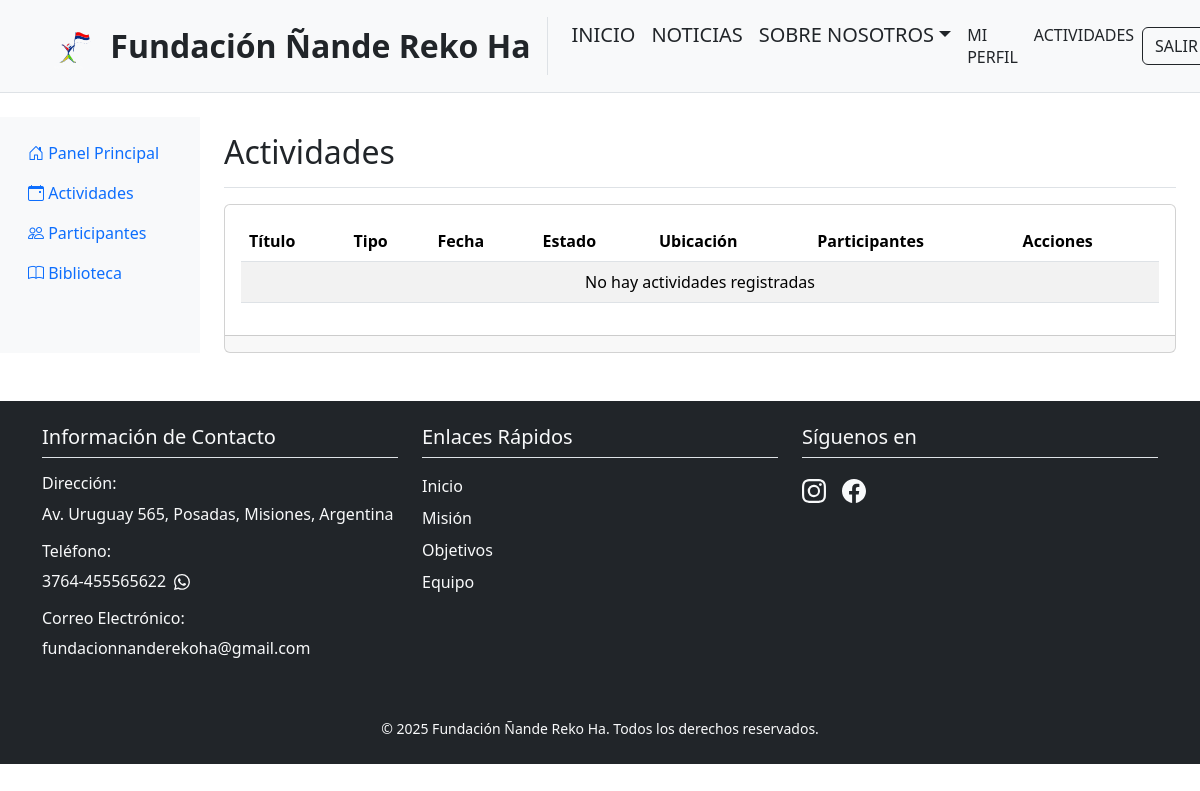
The page /dashboard/actividades/ (signed in) on the database as committed earlier.
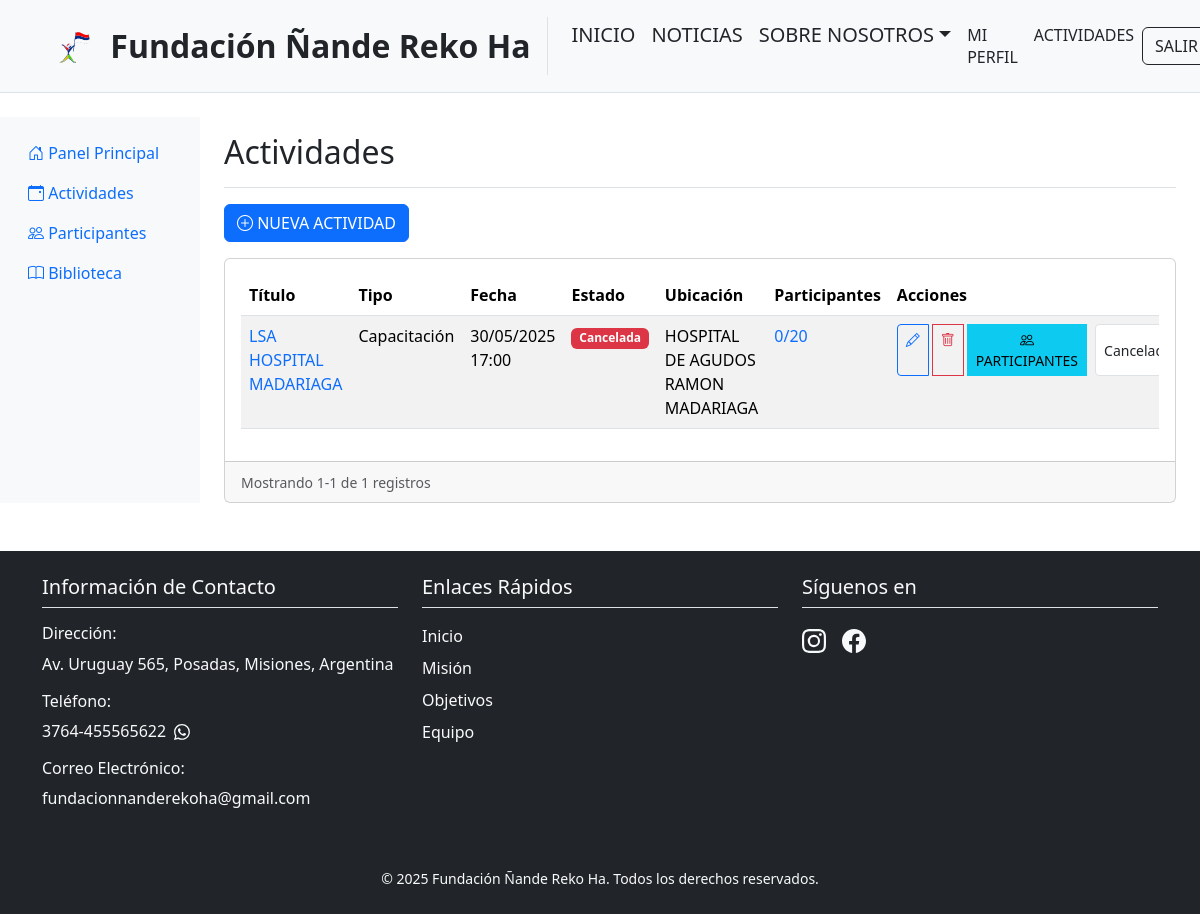
The same page on the database as committed later.
### dashboard/models.py (models this page shows, shortened)
class Activity(models.Model):
    ACTIVITY_TYPES = [
        ('CAPACITACION', 'Capacitación'),
        ('EVENTO', 'Evento'),
        ('REUNION', 'Reunión'),
        ('TALLER', 'Taller'),
    ]
    STATUS_CHOICES = [
        ('PROGRAMADA', 'Programada'),
        ('EN_CURSO', 'En Curso'),
        ('COMPLETADA', 'Completada'),
        ('CANCELADA', 'Cancelada'),
    ]
    title = models.CharField('Título', max_length=200)
    description = models.TextField('Descripción')
    activity_type = models.CharField('Tipo de Actividad', max_length=20, choices=ACTIVITY_TYPES)
    date = models.DateTimeField('Fecha y Hora')
    location = models.CharField('Ubicación', max_length=200)
    capacity = models.PositiveIntegerField('Capacidad', null=True, blank=True)
    status = models.CharField('Estado', max_length=20, choices=STATUS_CHOICES, default='PROGRAMADA')
    created_at = models.DateTimeField('Fecha de Creación', auto_now_add=True)
    updated_at = models.DateTimeField('Última Actualización', auto_now=True)
    created_by = models.ForeignKey(
        User,
        on_delete=models.SET_NULL,
        null=True,
        related_name='activities_created'
    )
    attendance_managers = models.ManyToManyField(
        User,
        related_name='managed_activities',
        verbose_name='Gestores de Asistencia',
        blank=True
    )
    class Meta:
        verbose_name = 'Actividad'
        verbose_name_plural = 'Actividades'
        ordering = ['-date']
    def is_open_for_enrollment(self):
        return self.status in ['PROGRAMADA', 'EN_CURSO']

### dashboard/views.py (the view)
# urls.py: path('actividades/', views.activity_list, name='activity-list'),
@login_required
def activity_list(request):
    activity_list = Activity.objects.all().order_by('-date')
    paginator = Paginator(activity_list, 10)  # 10 actividades por página
    page = request.GET.get('page')
    try:
        activities = paginator.page(page)
    except PageNotAnInteger:
        activities = paginator.page(1)
    except EmptyPage:
        activities = paginator.page(paginator.num_pages)
    user_activities = set(
        Participant.objects.filter(user=request.user)
        .values_list('activity_id', flat=True)
    )
    return render(request, 'dashboard/activity_list.html', {
        'activities': activities,
        'page_obj': activities,
        'is_admin': request.user.perfiles.role == 'ADMIN',
        'is_staff': request.user.perfiles.role == 'STAFF',
        'is_foundation_member': request.user.perfiles.is_foundation_member,
        'user_activities': user_activities
    })

### users/models.py (called while the page is built)
    @property
    def is_foundation_member(self):
        return self.role in ['ADMIN', 'STAFF']

### dashboard/templates/dashboard/activity_list.html (shortened to what the changed rows need)
{% extends 'dashboard/base.html' %}
{% load static %}
{% block dashboard_title %}Actividades{% endblock %}
{% block dashboard_content %}
{% if is_admin %}
<div class="mb-3">
    <a href="{% url 'dashboard:activity-create' %}" class="btn btn-primary">
        <i class="bi bi-plus-circle"></i> Nueva Actividad
    </a>
</div>
{% endif %}
<div class="card">
    <div class="card-body">
        <div class="table-responsive">
            <table class="table table-striped">
                <thead>
                    <tr>
                        <th>Título</th>
                        <th>Tipo</th>
                        <th>Fecha</th>
                        <th>Estado</th>
                        <th>Ubicación</th>
                        <th>Participantes</th>
                        <th>Acciones</th>
                    </tr>
                </thead>
                <tbody>
                    {% for activity in activities %}
                    <tr>
                        <td>
                            <a href="{% url 'dashboard:activity-detail' activity.pk %}" class="text-decoration-none">
                                {{ activity.title }}
                            </a>
                        </td>
                        <td>{{ activity.get_activity_type_display }}</td>
                        <td>{{ activity.date|date:"d/m/Y H:i" }}</td>
                        <td>
                            <span class="badge {% if activity.status == 'PROGRAMADA' %}bg-primary
                                             {% elif activity.status == 'EN_CURSO' %}bg-success
                                             {% elif activity.status == 'COMPLETADA' %}bg-secondary
                                             {% else %}bg-danger{% endif %}">
                                {{ activity.get_status_display }}
                            </span>
                        </td>
                        <td>{{ activity.location }}</td>
                        <td>
                            <div class="d-flex align-items-center">
                                <a href="{% url 'dashboard:participant-list' %}?activity={{ activity.pk }}"
                                   class="text-decoration-none"
                                   title="Ver participantes">
                                    {{ activity.participants.count }}{% if activity.capacity %}/{{ activity.capacity }}{% endif %}
                                </a>
                            </div>
                        </td>
                        <td>
                            <div class="btn-group">
                                {% if is_admin %}
                                    <a href="{% url 'dashboard:activity-edit' activity.pk %}"
                                       class="btn btn-sm btn-outline-primary me-1"
                                       title="Editar">
                                        <i class="bi bi-pencil"></i>
                                    </a>
                                    <a href="{% url 'dashboard:activity-delete' activity.pk %}"
                                       class="btn btn-sm btn-outline-danger me-1"
                                       title="Eliminar"
                                       onclick="return confirm('¿Estás seguro de que deseas eliminar esta actividad?');">
                                        <i class="bi bi-trash"></i>
                                    </a>
                                {% endif %}
                                {% if is_foundation_member or is_admin %}
                                    <a href="{% url 'dashboard:participant-list' %}?activity={{ activity.pk }}"
                                       class="btn btn-sm btn-info me-2"
                                       title="Gestionar participantes">
                                        <i class="bi bi-people"></i>
                                        <span class="d-none d-md-inline">Participantes</span>
                                    </a>
                                {% endif %}
                                {% if is_foundation_member %}
                                    <select class="form-select form-select-sm status-select me-2"
                                            style="width: auto;"
                                            data-activity-id="{{ activity.pk }}"
                                            title="Cambiar estado">
                                        {% for status, label in activity.STATUS_CHOICES %}
                                            <option value="{{ status }}" {% if activity.status == status %}selected{% endif %}>
                                                {{ label }}
                                            </option>
                                        {% endfor %}
                                    </select>
                                {% endif %}
                            </div>
                        </td>
                    </tr>
                    {% empty %}
                    <tr>
                        <td colspan="7" class="text-center">No hay actividades registradas</td>
                    </tr>
                    {% endfor %}
                </tbody>
            </table>
        </div>
    </div>
    <div class="card-footer">
        {% with page_obj=activities %}
            {% include 'dashboard/includes/pagination.html' %}
        {% endwith %}
    </div>
</div>
{% endblock %}

Rows that differ between the two databases and show on the page:
added Activity: title "LSA HOSPITAL MADARIAGA", activity_type "Capacitación", date "30/05/2025 17:00", status "Cancelada", location "HOSPITAL DE AGUDOS RAMON MADARIAGA", participants.count "0", capacity "20", status+id "Cancelada"
Other text that changed with them:
{{ page_obj.start_index }}: (not shown) → "1"
{{ page_obj.end_index }}: (not shown) → "1"
{{ page_obj.paginator.count }}: (not shown) → "1"
text no longer shown: "No hay actividades registradas"
text now shown: "NUEVA ACTIVIDAD Mostrando - de registros"
